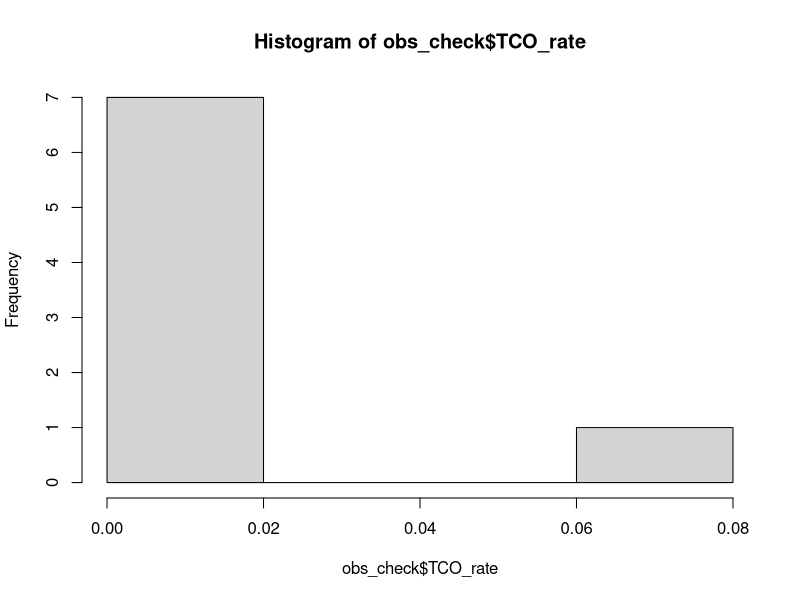

Recreate this plot in R. (Note: this script raises an error after producing the figure.)

# Copy data from:
#https://github.com/StevisonLab/Combination-effects-of-hypoxia-and-low-temperature-in-Drosophila/blob/main/rawdata/merged.csv

#Note: merged data from previous study
merged=read.csv(file="rawdata/merged.csv")

# Anonymize observer columm
merged$observer <- as.numeric(as.factor(merged$observer))

#define haplotype classes
haplotypes=c("wt.wt.wt.wt","y.cv.v.f","y.wt.wt.wt","wt.cv.wt.wt","wt.wt.v.wt","wt.wt.wt.f",      "y.cv.wt.wt","y.cv.v.wt","y.wt.v.wt","y.wt.wt.f","wt.wt.v.f","wt.cv.v.f","wt.cv.v.wt" ,     "wt.cv.wt.f","y.wt.v.f","y.cv.wt.f")
haps_nco=c("wt.wt.wt.wt","y.cv.v.f")
haps_sco=c("y.wt.wt.wt","wt.wt.wt.f","y.cv.wt.wt","y.cv.v.wt","wt.wt.v.f","wt.cv.v.f")
haps_dco=c("wt.cv.wt.wt","wt.wt.v.wt","y.wt.wt.f","wt.cv.v.wt","y.wt.v.f","y.cv.wt.f")
haps_tco=c("y.wt.v.wt","wt.cv.wt.f")

#Clean-up based on potential observer bias as in Novak et al. 2026:
#Check observer triple crossover rates
obs_check=aggregate(merged[, c(haplotypes, "num_males")], by= list(merged$observer), sum)
obs_check$TCO_rate=(obs_check$y.wt.v.wt+obs_check$wt.cv.wt.f)/obs_check$num_males
hist(obs_check$TCO_rate)

#remove small sets
##obs_check=subset(obs_check,obs_check$num_males>50)
#this will happen later

# Levene's Test for Homogeneity of Variance across dataset:
leveneTest(num_offspring~interaction(stock, treatment,day),merged)
# p=1e-06
# Significant heterogeneity of variance detected!!!

#Similar but this time across observers:
leveneTest(num_males~interaction(as.factor(observer),as.factor(F1_cross_vial_num)),merged)
#p=9.469e-10

#TCO rate estimates
mean_tco=mean(obs_check$TCO_rate)
sd_tco=sd(obs_check$TCO_rate)

md=mad(obs_check$TCO_rate)
md

iqr=IQR(obs_check$TCO_rate,na.rm = TRUE)
iqr

# Expected TCO rate across dataset using Comeron Map Distances
exp_tco=(0.12 * 0.21 * 0.24)
exp_tco

#Get list above md/iqr:
obs_check$Group.1[obs_check$TCO_rate>mean_tco+md]
obs_check$Group.1[obs_check$TCO_rate>mean_tco+iqr]

# Observers removed from dataset were:
## Individual #6 did not observe >50 males in the total dataset
## Individual #8 had an excess of TCO events as compared to the rest of the dataset and far beyond expectation

# difference from exp TCO
obs_check$TCO_rate[obs_check$Group.1=="8"]/exp_tco
#15.35577, more than an order of magnitude above expected TCO rate

#Obs #8 was over an order of magnitude above the Expected TCO rate

# Mean TCO without removed observers:
exp_tco
mean_tco
adj_mean=mean(obs_check$TCO_rate[obs_check$Group.1!="6" & obs_check$Group.1!="8"])
adj_mean

# Make plot for supplement: 
#Note: this relies on running the adj_mean code below!
tco_check=ggplot(data=obs_check,aes(x=Group.1,y=TCO_rate))+geom_point()+geom_hline(yintercept = mean_tco ,col="red")+geom_hline(yintercept = exp_tco,col="purple")+geom_hline(yintercept = mean_tco+md,col="grey50")+geom_hline(yintercept = mean_tco+iqr,col="grey30")+geom_hline(yintercept = adj_mean,col="orange")+xlab("Anonymized observer ID")+ylab("Triple Crossover Rate")+geom_text(aes(label=ifelse(TCO_rate>mean_tco+md,as.character(Group.1),ifelse(num_males<50,as.character(Group.1),''))),hjust=0,vjust=0)
tco_check
ggsave("images/Observer_Bias_TCO.png")

#Now remove the observer from the merged dataset
merged=subset(merged,merged$observer!="8")
merged=subset(merged,merged$observer!="6")

# Repeat Levene's Test for Homogeneity of Variance across subsetted dataset:
leveneTest(num_males~interaction(as.factor(observer),as.factor(F1_cross_vial_num)),merged)
#p=0.4531
#No longer detectable heterogeneity across the dataset

#quick summaries
haplotypes=c("wt.wt.wt.wt","y.cv.v.f","y.wt.wt.wt","wt.cv.wt.wt","wt.wt.v.wt","wt.wt.wt.f",      "y.cv.wt.wt","y.cv.v.wt","y.wt.v.wt","y.wt.wt.f","wt.wt.v.f","wt.cv.v.f","wt.cv.v.wt" ,     "wt.cv.wt.f","y.wt.v.f","y.cv.wt.f")
by_treatment=aggregate(merged[, c(haplotypes,"num_offspring")], by =list(merged$treatment,merged$day,merged$stock,merged$F1_cross_vial_num),sum)

by_vialday=aggregate(merged[, c(haplotypes,"num_offspring", "num_females")], by =list(merged$vial,merged$day,merged$stock,merged$treatment,merged$F1_cross_vial_num),sum)
names(by_vialday)[1:5] <- c("vial_num", "vial_letter","Stock","Treatment","F1_vial")

write_csv(by_vialday, "rawdata/byvialday.csv")

by_vial=aggregate(merged[, c(haplotypes, "num_offspring")], by= list(merged$vial_f1col_num), sum)

count_unique <- function(x) length(unique(x))
bc_summary = summaryBy(F1_cross_vial_num~oxygen+temperature+stock,data=merged,FUN = count_unique)
crosses_summary = summaryBy(vial~oxygen+temperature+stock,data=merged,FUN = count_unique)
